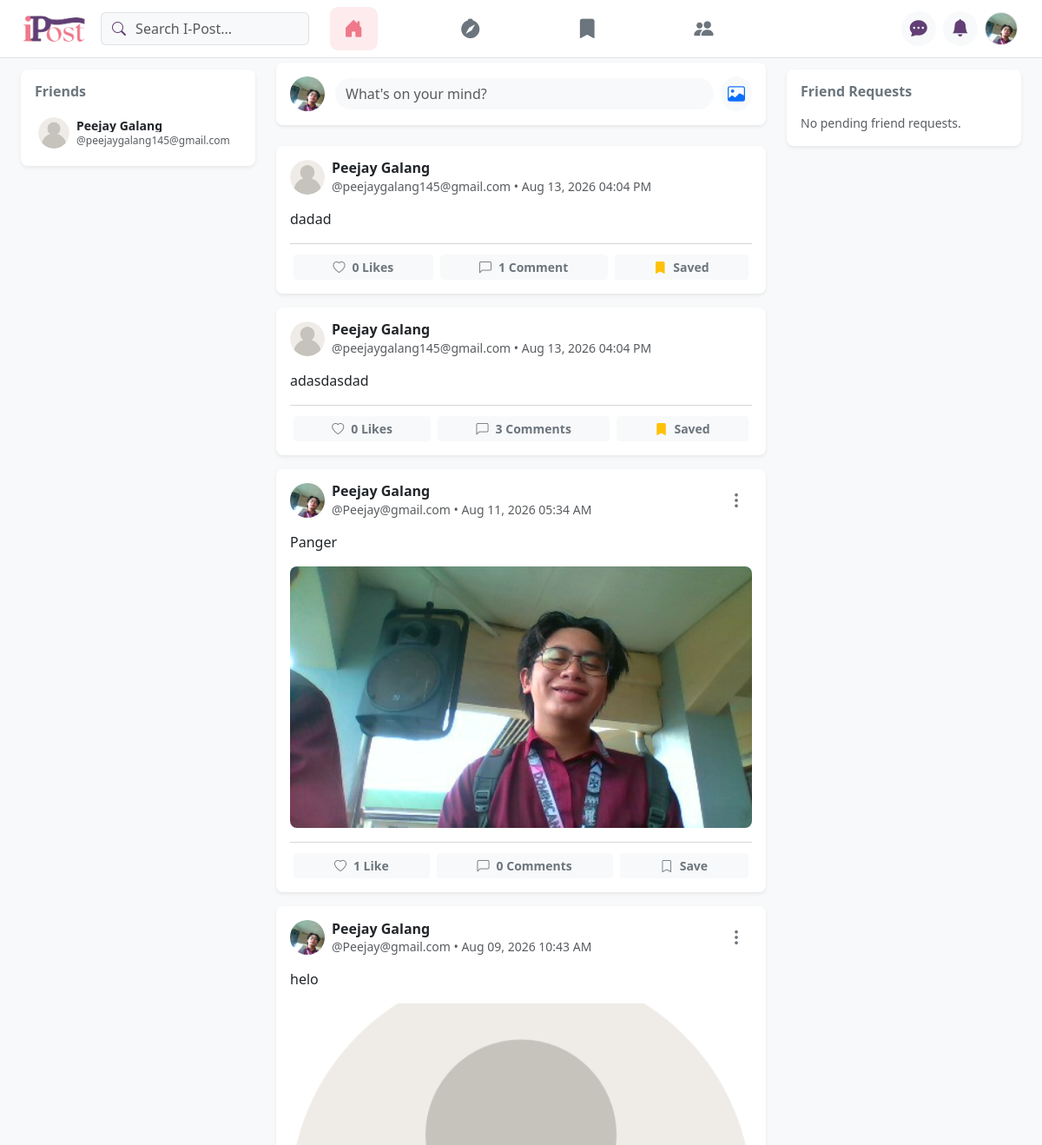
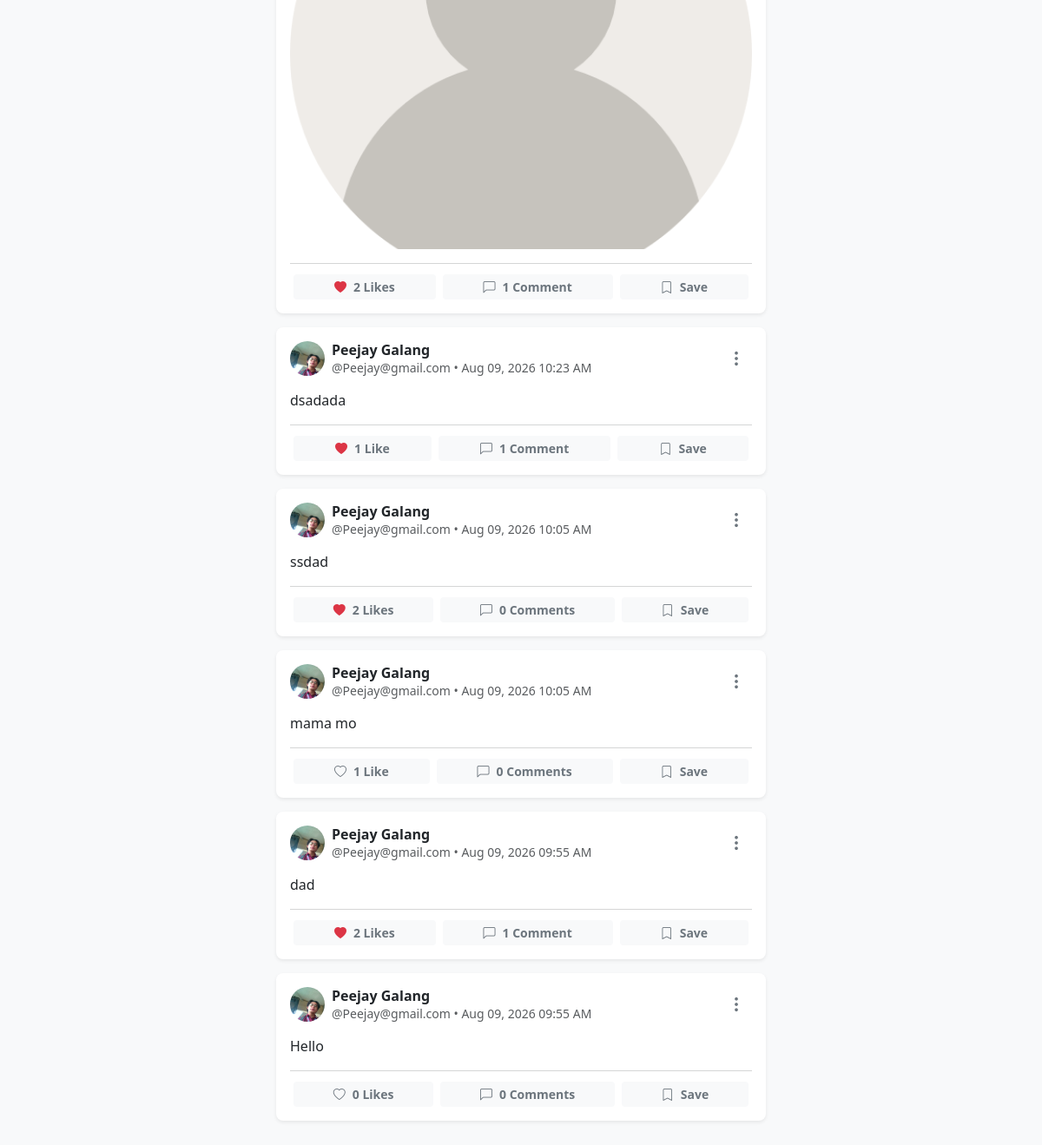
Page /Pages/dashboard.php (signed in) on the committed database (2 pictures, top to bottom).
### tables this page shows
CREATE TABLE `users` (
  `id` bigint(20) UNSIGNED NOT NULL,
  `fullname` varchar(100) NOT NULL,
  `username` varchar(50) NOT NULL,
  `password_hash` varchar(255) NOT NULL,
  `bio` text DEFAULT NULL,
  `profile_picture` varchar(255) DEFAULT 'default_avatar.png',
  `cover_photo` varchar(255) DEFAULT NULL,
  `location` varchar(100) DEFAULT NULL,
  `birth_date` date DEFAULT NULL,
  `is_private` tinyint(1) DEFAULT 0,
  `created_at` timestamp NOT NULL DEFAULT current_timestamp(),
  `updated_at` timestamp NOT NULL DEFAULT current_timestamp() ON UPDATE current_timestamp()
);

CREATE TABLE `posts` (
  `id` bigint(20) UNSIGNED NOT NULL,
  `user_id` bigint(20) UNSIGNED NOT NULL,
  `post_txt` text DEFAULT NULL,
  `post_img` varchar(255) DEFAULT NULL,
  `created_at` timestamp NOT NULL DEFAULT current_timestamp()
);

### Context/getuserdata.php (called while the page is built, shortened)
<?php
    require_once __DIR__ . '/../config.php';
    $current_user_id = $_SESSION['user_id'];
    $stmtUser = mysqli_prepare($conn, "SELECT fullname, username, profile_picture FROM users WHERE id = ? LIMIT 1");
    mysqli_stmt_bind_param($stmtUser, "i", $current_user_id);
    mysqli_stmt_execute($stmtUser);
    $resultUser = mysqli_stmt_get_result($stmtUser);
    $user_data = mysqli_fetch_assoc($resultUser) ?: [
        'fullname' => $_SESSION['fullname'] ?? 'User',
        'username' => $_SESSION['username'] ?? 'user',
        'profile_picture' => ''
    ];
    if (!function_exists('getAvatar')) {
        function getAvatar($img) {
            return resolveUserImagePath($img, '../img/default_profile.png');
        }
    }
?>

### config.php (called while the page is built, shortened)
<?php
function resolveUserImagePath($path, $default = '../img/default_profile.png') {
    $normalized = trim(str_replace('\\', '/', $path));
    $normalized = preg_replace('#^img/uploads/#', 'uploads/', $normalized);
    $normalized = preg_replace('#^uploads/uploads/#', 'uploads/', $normalized);
    $project_root = __DIR__;
    $basename = basename($normalized);
    $root_rel = ltrim($normalized, '/');
    $candidates = [
        $normalized,
        '../' . $root_rel,
        './' . $root_rel,
        '../uploads/' . $basename,
        $project_root . '/uploads/' . $basename,
        $project_root . '/' . $root_rel,
    ];
    if (str_starts_with($normalized, 'uploads/')) {
        $candidates[] = '../' . $normalized;
    }
    foreach ($candidates as $candidate) {
        $key = trim((string)$candidate);
        $abs = $project_root . '/' . ltrim($key, '/');
        if (str_starts_with($key, '../') || str_starts_with($key, './')) {
            $abs = $project_root . '/' . ltrim(substr($key, 3), '/');
        }
        if (str_starts_with($key, 'uploads/')) {
            $abs = $project_root . '/' . $key;
            if (file_exists($abs) && is_file($abs)) {
                return '../' . $key;
            }
        }
        $uploads_abs = $project_root . '/uploads/' . $basename;
    }
    return $default;
}
?>

### Components/feed.php (the view, shortened to what this page needs)
<?php
require_once __DIR__ . '/../config.php';
$current_user_id = $_SESSION['user_id'] ?? null;
$query = "
    SELECT
        p.id AS post_id,
        p.user_id,
        p.post_txt,
        p.post_img,
        p.created_at,
        u.fullname,
        u.username,
        u.profile_picture,
        (SELECT COUNT(*) FROM post_likes WHERE post_id = p.id) AS likes_count,
        (SELECT COUNT(*) FROM comments WHERE post_id = p.id) AS comments_count,
        (SELECT COUNT(*) FROM post_likes WHERE post_id = p.id AND user_id = ?) AS is_liked,
        (SELECT COUNT(*) FROM bookmarks WHERE post_id = p.id AND user_id = ?) AS is_saved
    FROM posts p
    JOIN users u ON p.user_id = u.id
    WHERE p.user_id = ?
       OR p.user_id IN (
            SELECT CASE
                WHEN f.user_id = ? THEN f.friend_user_id
                ELSE f.user_id
            END
            FROM friends f
            WHERE (f.user_id = ? OR f.friend_user_id = ?) AND f.status = 'accepted'
       )
    ORDER BY p.created_at DESC
";
$stmt = $conn->prepare($query);
$stmt->bind_param("iiiiii", $current_user_id, $current_user_id, $current_user_id, $current_user_id, $current_user_id, $current_user_id);
$stmt->execute();
$posts_result = $stmt->get_result();
?>
<div class="feed-container">
    <?php if ($posts_result && $posts_result->num_rows > 0): ?>
        <?php while ($post = $posts_result->fetch_assoc()): ?>
            <?php
                $profile_pic = resolveUserImagePath($post['profile_picture'] ?? '', '../img/default_profile.png');
            ?>
            <div class="post-card card shadow-sm border-0 mb-3 rounded-3" data-post-id="<?php echo (int)$post['post_id']; ?>" style="overflow: visible; cursor: pointer;">
                <div class="card-body p-3">
                    <div class="d-flex align-items-center justify-content-between mb-3 position-relative">
                        <a href="profile.php?id=<?php echo (int)$post['user_id']; ?>" class="d-flex align-items-center text-decoration-none flex-grow-1 me-2">
                            <img src="<?php echo htmlspecialchars($profile_pic); ?>"
                                 alt="Profile"
                                 class="rounded-circle me-2 object-fit-cover"
                                 width="40"
                                 height="40"
                                 onerror="this.onerror=null; this.src='../img/default_profile.png';">
                            <div class="lh-sm">
                                <h6 class="mb-0 fw-bold text-dark"><?php echo htmlspecialchars($post['fullname']); ?></h6>
                                <small class="text-muted">@<?php echo htmlspecialchars($post['username']); ?> • <?php echo date('M d, Y h:i A', strtotime($post['created_at'])); ?></small>
                            </div>
                        </a>
                        <?php if ($current_user_id && $current_user_id == $post['user_id']): ?>
                            <div class="dropdown me-1">
                                <button class="btn btn-link text-secondary p-1 border-0 shadow-none rounded-circle"
                                        type="button"
                                        id="postDropdownMenu_<?php echo $post['post_id']; ?>"
                                        data-bs-toggle="dropdown"
                                        data-bs-display="static"
                                        aria-expanded="false">
                                    <i class="bi bi-three-dots-vertical fs-5"></i>
                                </button>
                            </div>
                        <?php endif; ?>
                    </div>
                    <?php if (!empty($post['post_txt'])): ?>
                        <p class="card-text mb-3 text-break"><?php echo nl2br(htmlspecialchars($post['post_txt'])); ?></p>
                    <?php endif; ?>
                    <?php if (!empty($post['post_img'])): ?>
                        <?php
                            $post_img_path = $post['post_img'];
                            if (!str_starts_with($post_img_path, '../')) {
                                $post_img_path = '../' . $post_img_path;
                            }
                        ?>
                        <div class="mb-3">
                            <img src="<?php echo htmlspecialchars($post_img_path); ?>" class="img-fluid rounded-3 w-100 object-fit-cover" style="max-height: 450px;" alt="Post content">
                        </div>
                    <?php endif; ?>
                    <hr class="my-2 text-muted opacity-25">
                    <div class="d-flex justify-content-between text-center pt-1">
                        <form action="../Context/like.php" method="POST" class="flex-fill px-1">
                            <button type="submit" class="btn btn-light btn-sm w-100 border-0 text-secondary fw-semibold d-flex align-items-center justify-content-center gap-2">
                                <i class="bi <?php echo $post['is_liked'] ? 'bi-heart-fill text-danger' : 'bi-heart'; ?>"></i>
                                <span><?php echo $post['likes_count']; ?> Like<?php echo $post['likes_count'] == 1 ? '' : 's'; ?></span>
                            </button>
                        </form>
                        <div class="flex-fill px-1">
                            <button class="btn btn-light btn-sm w-100 border-0 text-secondary fw-semibold d-flex align-items-center justify-content-center gap-2"
                                    type="button"
                                    data-bs-toggle="collapse"
                                    data-bs-target="#commentsContainer<?php echo $post['post_id']; ?>"
                                    aria-expanded="false">
                                <i class="bi bi-chat-left"></i>
                                <span><?php echo $post['comments_count']; ?> Comment<?php echo $post['comments_count'] == 1 ? '' : 's'; ?></span>
                            </button>
                        </div>
                        <form action="../Context/save_bookmark.php" method="POST" class="flex-fill px-1">
                            <button type="submit" class="btn btn-light btn-sm w-100 border-0 text-secondary fw-semibold d-flex align-items-center justify-content-center gap-2">
                                <i class="bi <?php echo $post['is_saved'] ? 'bi-bookmark-fill text-warning' : 'bi-bookmark'; ?>"></i>
                                <span><?php echo $post['is_saved'] ? 'Saved' : 'Save'; ?></span>
                            </button>
                        </form>
                    </div>
                </div>
            </div>
        <?php endwhile; ?>
    <?php else: ?>
        <div class="card shadow-sm border-0 p-4 text-center text-muted rounded-3">
            <p class="m-0">No posts available right now.</p>
        </div>
    <?php endif; ?>
</div>

### Components/nav.php (shortened to what this page needs)
<?php
    include_once __DIR__ . '/../Context/getuserdata.php';
    $current_page = basename($_SERVER['PHP_SELF']);
?>
    <nav class="navbar bg-white border-bottom fixed-top py-2 w-100" style="z-index: 1040; top: 0; left: 0;">
        <div class="container-fluid px-2 px-md-4 d-flex align-items-center justify-content-between flex-nowrap">
            <div class="d-none d-lg-flex align-items-center gap-3 flex-grow-0 me-2">
                <a href="dashboard.php" class="navbar-brand m-0 p-0">
                    <img src="../img/iPost_logo.png" alt="I-Post Logo" height="38">
                </a>
                <form role="search" action="search.php" method="GET" style="width: 240px;">
                    <div class="input-group">
                        <span class="input-group-text bg-light border-end-0 text-secondary-custom">
                            <i class="bi bi-search"></i>
                        </span>
                        <input class="form-control bg-light border-start-0 ps-0" type="search" name="q" placeholder="Search I-Post..." required>
                    </div>
                </form>
            </div>
            <ul class="navbar-nav mx-auto d-none d-lg-flex flex-row justify-content-center gap-5">
                <li class="nav-item mx-3">
                    <a class="nav-link nav-icon-link <?php echo ($current_page == 'dashboard.php') ? 'active' : ''; ?>" href="dashboard.php" title="Feed">
                        <i class="bi bi-house-door-fill"></i>
                    </a>
                </li>
                <li class="nav-item mx-3">
                    <a class="nav-link nav-icon-link <?php echo ($current_page == 'explore.php') ? 'active' : ''; ?>" href="explore.php" title="Explore">
                        <i class="bi bi-compass-fill"></i>
                    </a>
                </li>
                <li class="nav-item mx-3">
                    <a class="nav-link nav-icon-link <?php echo ($current_page == 'bookmarks.php') ? 'active' : ''; ?>" href="bookmarks.php" title="Saved Posts">
                        <i class="bi bi-bookmark-fill"></i>
                    </a>
                </li>
                <li class="nav-item mx-3">
                    <a class="nav-link nav-icon-link <?php echo ($current_page == 'friends.php') ? 'active' : ''; ?>" href="friends.php" title="Friends">
                        <i class="bi bi-people-fill"></i>
                    </a>
                </li>
                <li class="mx-3 d-none d-md-block">
                </li>
            </ul>
            <div class="d-flex align-items-center gap-2 flex-nowrap">
                <a class="btn btn-icon-custom position-relative" href="chats.php" title="Messages">
                    <i class="bi bi-chat-dots-fill fs-5"></i>
                </a>
                <a class="btn btn-icon-custom position-relative" href="notifications.php" title="Notifications">
                    <i class="bi bi-bell-fill fs-5"></i>
                </a>
                <div class="dropdown me-2 me-md-3 position-relative">
                    <a class="profile-nav-btn border-0 bg-transparent p-0 d-flex align-items-center cursor-pointer"
                            href="profile.php"
                            id="profileDropdownBtn"
                            data-bs-toggle="dropdown"
                            aria-expanded="false"
                            role="button">
                        <img src="<?php echo getAvatar($user_data['profile_picture'] ?? ''); ?>"
                            alt="Profile"
                            class="rounded-circle border profile-nav-img"
                            style="width: 38px; height: 38px; object-fit: cover;"
                            onerror="this.onerror=null; this.src='../img/default_profile.png';">
                    </a>
</div>
            </div>
        </div>
    </nav>

### Components/friends.php (shortened to what this page needs)
<?php
$current_user_id = $_SESSION['user_id'] ?? null;
$query = "
    SELECT
        u.id AS friend_id,
        u.fullname,
        u.username,
        u.profile_picture
    FROM friends f
    JOIN users u ON (f.friend_user_id = u.id OR f.user_id = u.id)
    WHERE (f.user_id = ? OR f.friend_user_id = ?)
      AND u.id != ?
      AND f.status = 'accepted'
    ORDER BY u.fullname ASC
";
$stmt = $conn->prepare($query);
$stmt->bind_param("iii", $current_user_id, $current_user_id, $current_user_id);
$stmt->execute();
$friends_result = $stmt->get_result();
?>
<div class="card shadow-sm border-0 rounded-3">
    <div class="card-body p-3">
        <h6 class="card-title fw-bold text-secondary mb-3">Friends</h6>
        <?php if ($friends_result && $friends_result->num_rows > 0): ?>
            <div class="d-flex flex-column gap-2">
                <?php while ($friend = $friends_result->fetch_assoc()): ?>
                    <?php
                        $avatar = resolveUserImagePath($friend['profile_picture'] ?? '', '../img/default_profile.png');
                    ?>
                    <a href="profile.php?id=<?php echo $friend['friend_id']; ?>" class="d-flex align-items-center text-decoration-none p-1 rounded-2 hover-bg-light">
                        <img src="<?php echo htmlspecialchars($avatar); ?>"
                             alt="Profile"
                             class="rounded-circle me-2 object-fit-cover"
                             width="36"
                             height="36"
                             onerror="this.onerror=null; this.src='../img/default_profile.png';">
                        <div class="lh-1">
                            <span class="fw-bold d-block text-dark small text-truncate" style="max-width: 150px;"><?php echo htmlspecialchars($friend['fullname']); ?></span>
                            <small class="text-muted" style="font-size: 0.75rem;">@<?php echo htmlspecialchars($friend['username']); ?></small>
                        </div>
                    </a>
                <?php endwhile; ?>
            </div>
        <?php else: ?>
            <p class="text-muted small m-0">No friends added yet.</p>
        <?php endif; ?>
    </div>
</div>

### rows in the picture
users: profile_picture (picture)
users: fullname "Peejay Galang", username "peejaygalang145@gmail.com"
posts: user.fullname "Peejay Galang", user.username "peejaygalang145@gmail.com", created_at "Aug 13, 2026 04:04 PM", post_txt "dadad", likes_count "0", comments_count "1", shows "Saved"
posts: user.fullname "Peejay Galang", user.username "peejaygalang145@gmail.com", created_at "Aug 13, 2026 04:04 PM", post_txt "adasdasdad", likes_count "0", comments_count "3", shows "Saved"
posts: user.profile_picture (picture), user.fullname "Peejay Galang", user.username "Peejay@gmail.com", created_at "Aug 11, 2026 05:34 AM", post_txt "Panger", shows a picture, likes_count "1", comments_count "0", shows "Save"
posts: user.profile_picture (picture), user.fullname "Peejay Galang", user.username "Peejay@gmail.com", created_at "Aug 09, 2026 10:43 AM", post_txt "helo", shows a picture, likes_count "2", comments_count "1", shows "Save"
posts: user.profile_picture (picture), user.fullname "Peejay Galang", user.username "Peejay@gmail.com", created_at "Aug 09, 2026 10:23 AM", post_txt "dsadada", likes_count "1", comments_count "1", shows "Save"
posts: user.profile_picture (picture), user.fullname "Peejay Galang", user.username "Peejay@gmail.com", created_at "Aug 09, 2026 10:05 AM", post_txt "ssdad", likes_count "2", comments_count "0", shows "Save"
posts: user.profile_picture (picture), user.fullname "Peejay Galang", user.username "Peejay@gmail.com", created_at "Aug 09, 2026 10:05 AM", post_txt "mama mo", likes_count "1", comments_count "0", shows "Save"
posts: user.profile_picture (picture), user.fullname "Peejay Galang", user.username "Peejay@gmail.com", created_at "Aug 09, 2026 09:55 AM", post_txt "dad", likes_count "2", comments_count "1", shows "Save"
posts: user.profile_picture (picture), user.fullname "Peejay Galang", user.username "Peejay@gmail.com", created_at "Aug 09, 2026 09:55 AM", post_txt "Hello", likes_count "0", comments_count "0", shows "Save"
